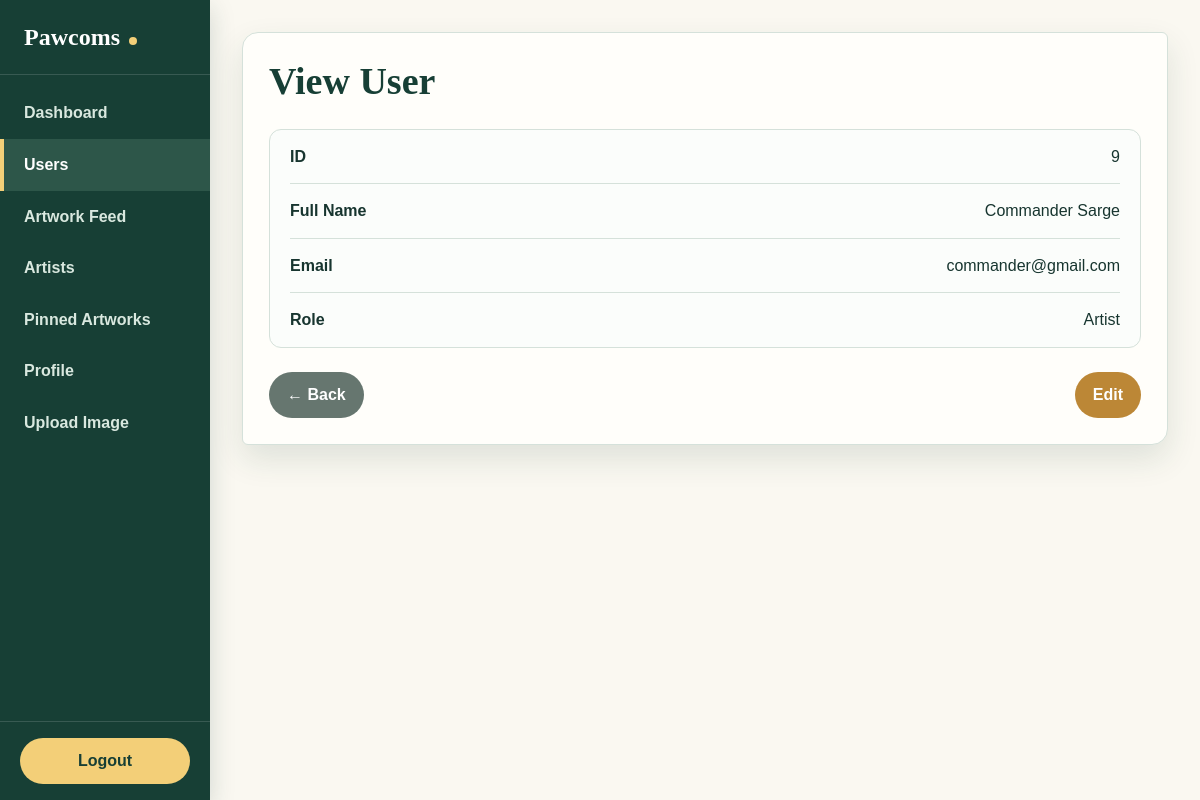
Page /dashboard/user-configs/view_user.php?id=9 (signed in) on the committed database.
### tables this page shows
CREATE TABLE IF NOT EXISTS `users` (
  `id` int NOT NULL AUTO_INCREMENT,
  `fullname` varchar(255) NOT NULL,
  `email` varchar(255) NOT NULL,
  `password` varchar(255) NOT NULL,
  `role` enum('admin','artist','commissioner') NOT NULL DEFAULT 'commissioner',
  `photo` varchar(255) NOT NULL,
  PRIMARY KEY (`id`)
);

### dashboard/user-configs/view_user.php (the view, shortened to what this page needs)
<?php
require_once '../../config/database.php';
require_once '../dashboard_sidebar.php';
$userId = $_GET['id'] ?? null;
$stmt = $conn->prepare(
    'SELECT id, fullname, email, role
     FROM users
     WHERE id = ?'
);
$stmt->bind_param('i', $userId);
$stmt->execute();
$result = $stmt->get_result();
$user = $result->fetch_assoc();
?>
<!DOCTYPE html>
<html lang="en">
<head>
    <link rel="stylesheet" href="../../css/style.css?v=dashboard-sidebar-1">
    <link rel="stylesheet" href="../../css/style.css?v=dashboard-sidebar-1">
</head>
<body class="with-sidebar">
    <main class="page">
        <section class="panel">
            <h1>View User</h1>
            <div class="user-details">
                <div class="detail-row">
                    <strong>ID</strong>
                    <span>
                        <?php echo htmlspecialchars($user['id']); ?>
                    </span>
                </div>
                <div class="detail-row">
                    <strong>Full Name</strong>
                    <span>
                        <?php echo htmlspecialchars($user['fullname']); ?>
                    </span>
                </div>
                <div class="detail-row">
                    <strong>Email</strong>
                    <span>
                        <?php echo htmlspecialchars($user['email']); ?>
                    </span>
                </div>
                <div class="detail-row">
                    <strong>Role</strong>
                    <span>
                        <?php echo htmlspecialchars(ucfirst($user['role'])); ?>
                    </span>
                </div>
            </div>
            <div class="page-actions">
                <a href="../users.php" class="back-button">
                    ← Back
                </a>
                <a href="edit_user.php?id=<?php echo $user['id']; ?>"
                class="edit-button">
                    Edit
                </a>
            </div>
        </section>
    </main>
</body>
</html>

### css/style.css (style rules this page uses)
:root { --dark-green: #173f35; --green: #1d7562; --light-green: #8fbea5; --pale-green: #e7f1eb; --cream: #faf8f1; --paper: #fffefa; --yellow: #f3cf78; --coral: #df795f; --text: #17352f; --muted-text: #66766f; --border: #d5e1da; --shadow: 0 14px 32px rgba(23, 63, 53, 0.12); }
* { box-sizing: border-box; }
html { scroll-behavior: smooth; }
body { min-height: 100vh; margin: 0; color: var(--text); background: radial-gradient(circle at 90% 8%, #fff1bd 0, transparent 24%), linear-gradient(135deg, var(--cream), #eef5f0); font-family: Arial, Helvetica, sans-serif; line-height: 1.6; }
h1, h2, h3, p { margin-top: 0; }
h1, h2 { color: var(--dark-green); font-family: Georgia, "Times New Roman", serif; }
a { color: var(--green); }
body.with-sidebar { display: block; padding: 32px 32px 32px 242px; background: var(--cream); color: var(--text); }
.page, .gallery, .upload-box, .main-wrapper { width: 100%; max-width: 1100px; margin: 0 auto; }
.page > section { margin-bottom: 24px; }
.panel, .upload-box, .uploader-group, .page-header, .welcome-card, .card { background: var(--paper); border: 1px solid var(--border); border-radius: 16px 6px 16px 6px; box-shadow: var(--shadow); }
.panel, .upload-box, .uploader-group { padding: 26px; }
.panel h1, .upload-box h1, .page-header h1, .welcome-card h1 { margin-bottom: 7px; font-size: 38px; line-height: 1.2; }
.profile-list div, .detail-row { padding: 14px 0; border-bottom: 1px solid var(--border); }
.profile-list div:last-child, .detail-row:last-child { border-bottom: 0; }
.user-details { margin-top: 24px; padding: 0 20px; background: #fbfdfb; border: 1px solid var(--border); border-radius: 12px; }
.detail-row { display: flex; justify-content: space-between; gap: 20px; }
.btn-edit, .edit-button { background: #bc8736; }
.page-actions { display: flex; justify-content: space-between; gap: 12px; margin-top: 24px; }
.page-actions a, .page-actions button { width: auto; padding: 10px 18px; color: white; border: 0; border-radius: 99px; font-weight: bold; text-decoration: none; }
.back-button { background: var(--muted-text); }

### rows in the picture
users: id "9", fullname "Commander Sarge", email "commander@gmail.com", role "Artist"
